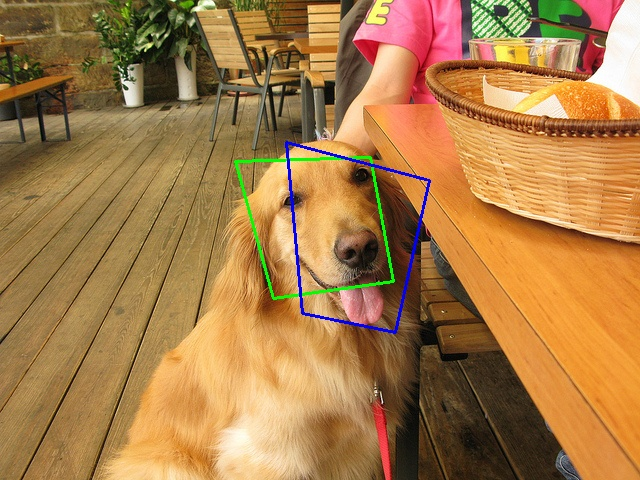
#> input picture Phase2/Data/Results/supervised.jpg, 640 x 480 px, given in place of 1.jpg, which was not available
$ python Wrapper.py
#> lines starting #> are read from the running program, lines starting #| are printed output that depends on the picture; pictures that were not available may be replaced by others from this repository, and a replacement may not be noted
#!/usr/bin/evn python

"""
RBE/CS Fall 2022: Classical and Deep Learning Approaches for
Geometric Computer Vision
Project 1: MyAutoPano: Phase 2 Starter Code


Author(s):
Lening Li (lli4@wpi.edu)
Teaching Assistant in Robotics Engineering,
Worcester Polytechnic Institute
"""

import copy
import argparse
import numpy as np
import cv2


class ANMS:
    def __init__(self, N):
        self.N_points = N

    def ANMS(self, total_corners):
        best_corners = list()
        values = list()


        for i in range(len(total_corners)):
            if i == 0:
                best_corners.append([total_corners[i][0][0], total_corners[i][0][1]])
                continue
            Euclidean_Distance = total_corners[:i] - total_corners[i][0]     # since all above it have strong corner response value
            Euclidean_Distance = Euclidean_Distance**2
            Euclidean_Distance = np.sum(Euclidean_Distance, axis=2)
            minimum_Euclidean_Distance= min(Euclidean_Distance)
            index = np.where(minimum_Euclidean_Distance==Euclidean_Distance)
            if [total_corners[index[0][0]][0][0], total_corners[index[0][0]][0][1]] in best_corners:
                continue
            best_corners.append([int(total_corners[index[0][0]][0][0]), int(total_corners[index[0][0]][0][1])])
            values.append(minimum_Euclidean_Distance[0])
        values = np.array(values)
        index = np.argsort(values)
        best_corners = np.array(best_corners)
        best_corners = best_corners[index]
        return best_corners[:self.N_points]

class Feature_Descriptor:
    def __init__(self, Patch_Size=40):
        self.Patch_Size = Patch_Size

    def Feature_Descriptors(self, image, corner_points, variable, SAVE_IMAFE_AS):

        Total_features = list()
        total_corners_of_patch = 1
        for item in corner_points:
            bottom_y, bottom_x = (0,0)
            bottomy = item[1]-int(20)
            if bottomy < 0:
                bottomy = item[1] + abs(bottomy) - int(20)
                bottom_y = abs(item[1]-int(20))

            uppery = item[1]+int(20) + bottom_y
            if uppery > image.shape[0]:
                diff = uppery - image.shape[0]
                uppery = item[1] - diff + int(20)
                bottomy = bottomy - diff

            lowerx = item[0]-int(20)
            if lowerx < 0:
                lowerx = item[0] + abs(lowerx) - int(20)
                bottom_x = abs(item[0]-int(20))
            upperx = item[0]+int(20)  + bottom_x
            if upperx > image.shape[1]:
                diff = upperx - image.shape[1]
                upperx = item[0] - diff + int(20)
                lowerx = lowerx - diff

            #Applying the patch around the points
            img_patch = image[bottomy:uppery, lowerx:upperx]
            #applyting gaussian blur
            gaussian_blur = cv2.GaussianBlur(img_patch, (3,3),0)
            feat_desc = cv2.resize(gaussian_blur, (8,8), interpolation = cv2.INTER_CUBIC)
            #resizing the blurred output to 8x8 using cv2.resize
            if total_corners_of_patch < 5 and SAVE_IMAFE_AS:
                cv2.imwrite("results/FeatureDescriptor/FD%s%s.png"%(variable, total_corners_of_patch), feat_desc)
            feat_desc = np.reshape(feat_desc, (feat_desc.shape[0]*feat_desc.shape[1]))
            mean = np.sum(feat_desc)/feat_desc.shape[0]
            std = ((1/feat_desc.shape[0])*(np.sum((feat_desc-mean)**2)))**(1/2)
            #applying the standardization
            feat_desc = (feat_desc - (mean))/std
            Total_features.append(feat_desc)
            total_corners_of_patch = total_corners_of_patch + 1
        return Total_features

    # [26 lines of commented-out code are left out]

    # [6 lines left out: function distance, not called in this run]


    def matchFeatures(self, descriptor_1, descriptor_2):
        matched_pairs = list()
        descriptor_1 = np.array(descriptor_1, dtype=np.int64)
        descriptor_2 = np.array(descriptor_2, dtype=np.int64)
        for i in range(len(descriptor_1)):
            SSD = descriptor_2 - np.reshape(descriptor_1[i], (1,descriptor_1.shape[1]))
            SSD = SSD**2
            SSD = np.sum(SSD, axis = 1)

            minSSD = np.min(SSD)
            if minSSD > 15:
                continue
            index = np.where(SSD==minSSD)
            matched_pairs.append([i,index[0][0]])


        threshold_ratio = len(matched_pairs)/len(descriptor_1)
        return matched_pairs


    # [37 lines of commented-out code are left out]


    def draw_features(self, feature_points_1, img1, feature_points_2, img2, matched_pairs, variable, SAVE_IMAFE_AS):
        MAXIMUM_HEIGHT_OF_IMAGE = np.max([img1.shape[0], img2.shape[0]])
        img_1 = np.zeros((MAXIMUM_HEIGHT_OF_IMAGE,img1.shape[1],img1.shape[2]),dtype=np.uint8)
        img_2 = np.zeros((MAXIMUM_HEIGHT_OF_IMAGE,img2.shape[1],img1.shape[2]),dtype=np.uint8)
        img_1[:img1.shape[0],:img1.shape[1]] = img1
        img_2[:img2.shape[0],:img2.shape[1]] = img2
        joint_imgs = np.concatenate((img_1, img_2), axis=1)
        for i in range(len(matched_pairs)):
            start = (feature_points_1[matched_pairs[i][0]][0], feature_points_1[matched_pairs[i][0]][1])
            end = (feature_points_2[matched_pairs[i][1]][0]+img1.shape[1], feature_points_2[matched_pairs[i][1]][1])
            cv2.line(joint_imgs, start, end, (0,0,255), 1)
        cv2.imshow("Feature_Matching",joint_imgs)
        if SAVE_IMAFE_AS:
            cv2.imwrite("results/MatchingOutput/matching%s.png"%(variable), joint_imgs)
        cv2.waitKey(1)
        return

    # [14 lines of commented-out code are left out]

class RANSAC:

    def SSD(self, pts1, pts2):
        #Assume pts1 and pts2 are lists of matching points of the same size
        SSD = np.square(pts1 - pts2)
        SSD = np.sum(SSD, axis=1)
        inlier = np.where(SSD < 2)
        return inlier

        # [6 lines of commented-out code are left out]


    def Random_Sampling_Consensus(self, points1, points2, matching_pairs, n_iterations = 15000):
        #converting matching_pairs to array/matrix form
        matching_pairs = np.array(matching_pairs)
        value = 0
        best_inliers = None
        #index = np.arange(matching_pairs.shape[0])
        left_side_points = points1[matching_pairs[:,0]]
        right_side_points = points2[matching_pairs[:,1]]


        while True:
            value = 0
            while n_iterations > value:
                #Randomly selecting four points from the set
                rand_pair_dxs = np.random.choice(len(matching_pairs), size=4, replace=False)
                #calculating Homography using the randomly selected points
                first_point = left_side_points[rand_pair_dxs]
                second_point = right_side_points[rand_pair_dxs]

                #here we apply get perspective transform where we get an output of 3x3 matrix

                H = cv2.getPerspectiveTransform(np.float32(first_point), np.float32(second_point))
                points_before = np.concatenate((left_side_points, np.ones((left_side_points.shape[0],1))), axis = 1)
                points_after = np.dot(H, points_before.T)
                points_after[-1,:] = points_after[-1,:]+0.0001
                points_after = points_after/(points_after[-1,:])
                points_after = points_after.T

                #Finding the inliners between right side points and points with different perspective after applying Perspective Transform

                inliers = self.SSD(right_side_points, points_after[:,:2])
                number_of_inliers = len(inliers[0])
                if best_inliers == None or best_inliers < number_of_inliers:
                    best_inliers = number_of_inliers

                    best_points1 = left_side_points[inliers]
                    best_points2 = right_side_points[inliers]
                    H_best = H
                value = value + 1


            if best_inliers > 6:
                break
        return best_points1, best_points2, H_best, best_inliers

    def draw_features(self, feature_points_1, img1, feature_points_2, img2, variable, SAVE_IMAFE_AS):
        max_height = np.max([img1.shape[0], img2.shape[0]])
        img_1 = np.zeros((max_height,img1.shape[1],img1.shape[2]),dtype=np.uint8)
        img_2 = np.zeros((max_height,img2.shape[1],img1.shape[2]),dtype=np.uint8)
        img_1[:img1.shape[0],:img1.shape[1]] = img1
        img_2[:img2.shape[0],:img2.shape[1]] = img2
        joint_imgs = np.concatenate((img_1, img_2), axis=1)

        for i in range(len(feature_points_1)):
            beginning_point = (feature_points_1[i,0], feature_points_1[i,1])
            end_point = (feature_points_2[i,0]+img1.shape[1], feature_points_2[i,1])
            cv2.line(joint_imgs, beginning_point, end_point, (0,0,255), 1)
        cv2.imshow("RANSAC",joint_imgs)
        if SAVE_IMAFE_AS:
            cv2.imwrite("results/RansacOutput/RANSACmatching%s.png"%(variable), joint_imgs)
        cv2.waitKey(1)
        return

    def Find_Homography(self, src_points, dst_points):
        X = np.zeros((2*len(src_points),9))
        i = 0
        for x in range(len(X)):
            if x%2 == 0:
                X[x,:] = [src_points[i][0], src_points[i][1], 1, 0, 0, 0, -(dst_points[i][0] * src_points[i][0]), -(dst_points[i][0] * src_points[i][1]), -dst_points[i][0]]
            else:
                X[x,:] = [0, 0, 0, src_points[i][0], src_points[i][1], 1, -(dst_points[i][1] * src_points[i][0]), -(dst_points[i][1] * src_points[i][1]), -dst_points[i][1]]
                i += 1

        #here we have U and V as unitary and S as a rectangular diagonal matrix containing the singular values of the matrix
        U, S, V = np.linalg.svd(X)
        Vt = V.T
        h = Vt[:,8]/Vt[8][8]
        H = np.reshape(h, (3,3))
        return H

class Blending_images:
    def __init__(self,number_of_images_to_blend):
        self.num = number_of_images_to_blend

    def New_Dimension(self, other_img, H):
        new_point = np.array([[0,0,1],[0,other_img.shape[0],1],[other_img.shape[1],other_img.shape[0],1],[other_img.shape[1],0,1]])
        #calculating the border value or end value
        end_value = np.dot(H, new_point.T)
        end_value = end_value/end_value[-1]
       #calculating the minimum and maximum values of row
        row_minimum = np.min(end_value[1,:])
        row_maximum = np.max(end_value[1,:])
        #calculating the minimum and maximum values of column
        column_minimum = np.min(end_value[0,:])
        column_maximum = np.max(end_value[0,:])

        if column_minimum < 0:
            new_width_of_image = round(column_maximum - column_minimum)
        else:

            new_width_of_image = round(column_maximum - column_minimum)

        if row_minimum < 0:
            new_height_of_image = round(row_maximum - row_minimum)
        else:
            # new_height = round(row_max)
            new_height_of_image = round(row_maximum - row_minimum)
        calculating_shift = np.array([[1,0,-column_minimum],[0,1,-row_minimum],[0,0,1]])
        H = np.dot(calculating_shift, H)
        return new_height_of_image, new_width_of_image, H

    def Calculate_Translation(self, points1, points2, H):
        #converting both points to array/matrix format
        points1 = np.array(points1)

        points2 = np.array(points2)
        #suppose here we take four points from both sides each
        input = np.ones((points2.shape[0],1))
        #here we get 4x1 matrix
        points = np.concatenate((points2,input), axis=1)
        #further we get 4x3 matrix
        point = points.T
        #after applying transformation we get 3x4 matrix
        point_after_transformation = np.dot(H,point)
        # here dimensions of transformed point are 3x4
        point_after_transformation = point_after_transformation/point_after_transformation[-1]
        #outcome of the matrix after this operation is 3x4 matrix

        points1 = points1.T
        #here after transformation we get matrix shape as 2x4

        translations = points1 - point_after_transformation[:2]
        translations = translations.T
        #here after transformation we get 4x2 matrix

        sum_of_translations = np.sum(translations, axis=0)
        mean_of_translation = sum_of_translations/translations.shape[0]
        Final_translation = np.array([[mean_of_translation[0]],[mean_of_translation[1]]])
        #here finally we get shape of 2x1 for translation
        return Final_translation, point_after_transformation

    #stitching first part to second part
    def stitch_the_images(self, stitch_first_part, to_second_part, point_after_transformation):
        later_shape = to_second_part.shape
        previous_shape = stitch_first_part.shape
        #converting both later_shape and previous_shape to array/matrix form
        shape_of_img = np.array([later_shape,previous_shape])
        create_panorama = np.zeros((np.max(shape_of_img[:,0]), np.max(shape_of_img[:,1]),3), dtype=np.uint8)
        create_panorama[:later_shape[0],:later_shape[1]] = to_second_part
        index = np.where(stitch_first_part>0)
        create_panorama[index[:2]] = stitch_first_part[index[:2]]
        return create_panorama


    def warp_and_stitch_points(self, img1, img1_points, img2, img2_points, H):
        #finding the multiplicative inverse of the matrix
        H = np.linalg.inv(H)
        new_height_of_image, new_width_of_image, H = self.New_Dimension(img2, H)
        stitch_first_part = cv2.warpPerspective(img2, H, (new_width_of_image,new_height_of_image))

        translation, point_after_transformation = self.Calculate_Translation(img1_points, img2_points, H)

        if translation[0,0] < 0 and translation[1,0] < 0:
            Calculating_translation = np.float32([[1,0,np.absolute(round(translation[0,0]))],[0,1,np.absolute(round(translation[1,0]))]])
            new_shape = (np.absolute(round(translation[0,0]))+img1.shape[1], np.absolute(round(translation[1,0]))+img1.shape[0])
            img1 = cv2.warpAffine(img1, Calculating_translation, new_shape)
            # panorama = self.stitch(stitch_this, img, point_after_transformation)
            final_panorama = self.stitch_the_images(img1, stitch_first_part, point_after_transformation)
        elif translation[0,0] < 0 and translation[1,0] > 0:
            Calculating_translation = np.float32([[1,0,np.absolute(round(translation[0,0]))],[0,1,0]])
            new_shape = (np.absolute(round(translation[0,0]))+img1.shape[1], img1.shape[0])
            img1 = cv2.warpAffine(img1, Calculating_translation, new_shape)

            Calculating_translation = np.float32([[1,0,0],[0,1,np.absolute(round(translation[1,0]))]])
            new_shape = (stitch_first_part.shape[1], np.absolute(round(translation[1,0]))+stitch_first_part.shape[0])
            stitch_first_part = cv2.warpAffine(stitch_first_part, Calculating_translation, new_shape)
            final_panorama = self.stitch_the_images(img1, stitch_first_part, point_after_transformation)
        elif translation[0,0] > 0 and translation[1,0] < 0:
            Calculating_translation = np.float32([[1,0,np.absolute(round(translation[0,0]))],[0,1,0]])
            new_shape = (np.absolute(round(translation[0,0]))+stitch_first_part.shape[1], stitch_first_part.shape[0])
            stitch_first_part = cv2.warpAffine(stitch_first_part, Calculating_translation, new_shape)

            Calculating_translation = np.float32([[1,0,0],[0,1,np.absolute(round(translation[1,0]))]])
            new_shape = (img1.shape[1], np.absolute(round(translation[1,0]))+img1.shape[0])
            img1 = cv2.warpAffine(img1, Calculating_translation, new_shape)
            final_panorama = self.stitch_the_images(img1, stitch_first_part, point_after_transformation)
        else:
            Calculating_translation = np.float32([[1,0,round(translation[0,0])],[0,1,round(translation[1,0])]])
            new_shape = (np.absolute(round(translation[0,0]))+stitch_first_part.shape[1], abs(round(translation[1,0]))+stitch_first_part.shape[0])
            stitch_first_part = cv2.warpAffine(stitch_first_part, Calculating_translation, new_shape)
            final_panorama = self.stitch_the_images(img1, stitch_first_part, point_after_transformation)

        cv2.imshow("panorama", final_panorama)
        cv2.waitKey(1)

        return final_panorama


def main():
#Accept arguments from command line

    Parser = argparse.ArgumentParser()
    Parser.add_argument('--path', type=str, default='Train/Set1',
                        help='Source Image Path for Training')
    Parser.add_argument('--save', type=bool, default=True,
                        help='Flag to save the image')

    #Process the path values

    Args = Parser.parse_args()
    path = Args.path
    variable = path.split('/')
    variable = variable[1]
    SAVE_IMAFE_AS = Args.save
    """
    Read a set of images for Panorama stitching
    """

    Total_Input_Images = 0

    x = 1

    Images_as_input = list()
    while True:
       #Read all the source images from the example Data/Train/Set1
        img = cv2.imread("../Data/%s/%s.jpg"%(path,x))
#> img is the input picture: shape (480, 640, 3); mean B, G, R 72.6, 124.4, 167.7
        x = x + 1
        try:
            image_shape = img.shape
            Images_as_input.append(img)
            Total_Input_Images += 1
        except:
            break

    #keeping the following condition, if we are provided with more then 4 images to stitch
    div_factor = Total_Input_Images
    if Total_Input_Images > 5:
        div_factor = Total_Input_Images - 5

    #changing the size of image

    proportional_ratio = Images_as_input[0].shape[0]/Images_as_input[0].shape[1]
    w_scaling = 1280/(div_factor*Images_as_input[0].shape[1])
    w = int(Images_as_input[0].shape[1]*w_scaling)
    h = int(proportional_ratio*w)

    #resizing the image size for the final outcomes
    images = []
    for i in Images_as_input:
        resize_image = cv2.resize(i, (w, h))
        images.append(resize_image)
#> this loop made 2 passes
#> after the loop, images = 2 items
    """
    Corner Detection
    Save Corner detection output as corners.png
    """
    def create_Panorama(Total_Input_Images):
        gray_image = []
        for i in Total_Input_Images:
            gray_img = cv2.cvtColor(i, cv2.COLOR_BGR2GRAY)
            gray_image.append(gray_img)

        print("Begin corner detection using SHi-Tomasi method.")

        corners = []
        for i in gray_image:
            finding_total_corners = cv2.goodFeaturesToTrack(i, 10000, 0.001, 6)

            corners.append(finding_total_corners)

        corners = [np.intp(i) for i in corners]

        Total_corners = copy.deepcopy(Total_Input_Images)
        for i in range(len(Total_corners)):
            img = Total_corners[i]
            Circle_corners = corners[i]
            for i in Circle_corners:
                x, y = i.ravel()
                cv2.circle(img, (x,y), 3, (0, 0,255), -1)

        if SAVE_IMAFE_AS:
            for i in range(len(Total_corners)):
                cv2.imwrite("results/Corners/corners%s%s.png"%(variable,i+1), Total_corners[i])

        """
        Perform ANMS: Adaptive Non-Maximal Suppression
        Save ANMS output as anms.png
        """
        images_anms = copy.deepcopy(Total_Input_Images)
        apply_anms = ANMS(1100)

        N_best_points = list()
        for i in range(len(images_anms)):
            N_best_points.append(apply_anms.ANMS(corners[i]))

        for i in range(len(N_best_points)):
            for j in N_best_points[i]:
                cv2.circle(images_anms[i], (j[0],j[1]), 3, (0, 0, 255), -1)


        cv2.imshow("ANMS",images_anms[0])
        cv2.imshow("ANMS__",images_anms[1])
        cv2.waitKey(1)
        if SAVE_IMAFE_AS:
            for i in range(len(images_anms)):
                cv2.imwrite("results/ANMS/anms%s%s.png"%(variable,i+1), images_anms[i])

        """
        Feature Descriptors
        Save Feature Descriptor output as FD.png
        """
        total_descriptors = list()
        features = Feature_Descriptor()
        for i in range(len(gray_image)):
            total_descriptors.append(features.Feature_Descriptors(gray_image[i], N_best_points[i], variable, SAVE_IMAFE_AS))

        """
        Feature Matching
        Save Feature Matching output as matching.png
        """
        match_pairs = list()
        for i in range(len(total_descriptors)-1):
            match_pairs.append(features.matchFeatures(total_descriptors[i], total_descriptors[i+1]))

        for i in range(len(match_pairs)):
            features.draw_features(N_best_points[i], Total_Input_Images[i], N_best_points[i+1], Total_Input_Images[i+1], match_pairs[i], variable, SAVE_IMAFE_AS)

        """
        Refine: RANSAC, Estimate Homography
        """
        ransac_refine = RANSAC()
        best_points_1, best_points_2, best_Homography, inliers = ransac_refine.Random_Sampling_Consensus(N_best_points[0], N_best_points[1], match_pairs[0])
        autopano = Total_Input_Images[0]
        if inliers >= 6:
            ransac_refine.draw_features(best_points_1, Total_Input_Images[0], best_points_2, Total_Input_Images[1], variable, SAVE_IMAFE_AS)
            H = ransac_refine.Find_Homography(best_points_1, best_points_2)

            """
            Image Warping + Blending
            Save Panorama output as mypano.png
            """
            Blending_of_images = Blending_images(1)
            autopano = Blending_of_images.warp_and_stitch_points(Total_Input_Images[0], best_points_1, Total_Input_Images[1], best_points_2, H)

        return autopano

      # Below is the logic to start from center and stitch either side of processed images
    if Total_Input_Images%2 == 0:
        _index_value = int(len(images)/2)-1
    else:
        _index_value = int((len(images)/2))
    img_ = [images[_index_value], images[_index_value-1]]

    count = 1
    for i in range(1,len(images)):
        autopano = create_Panorama(img_)
        if SAVE_IMAFE_AS:
            cv2.imwrite("results/Panoramas/mypano%s.png"%(variable), autopano)

        if i%2 == 0:
            img_ = [autopano, images[_index_value - count]]
        else:
            img_ = [autopano, images[_index_value + count]]
            count = count + 1
#> this loop made 1 pass
#> inliers in create_Panorama on pass 1: 1093
#> (printed output is left out)
#> pass 1, in create_Panorama, `cv2.imwrite("results/Corners/corners%s%s.png"%(variable,i+1), Total_co..`:
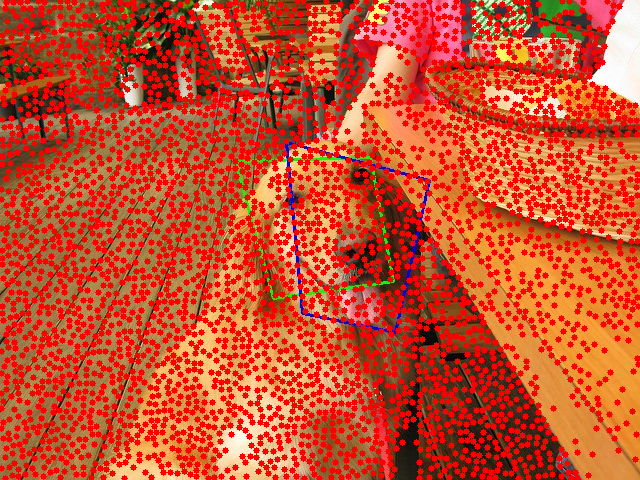
#> saved as cornersSet11.png: shape (480, 640, 3); mean B, G, R 45.9, 78.6, 202.7
#> pass 1, in create_Panorama, `cv2.imshow("ANMS",images_anms[0])`:
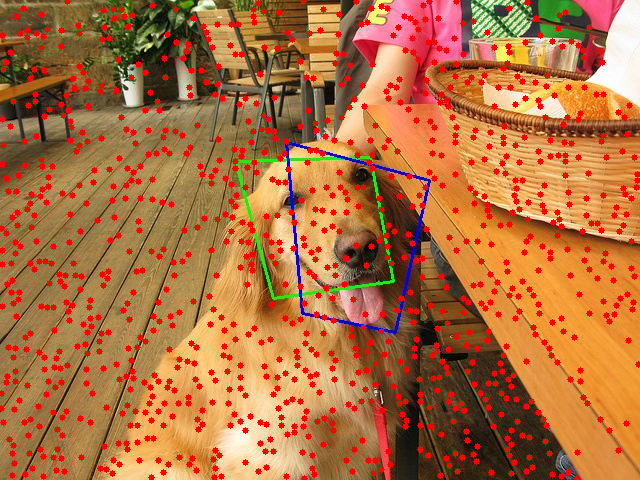
#> window 'ANMS': shape (480, 640, 3); mean B, G, R 65.2, 111.7, 177
#> pass 1, in draw_features, `joint_imgs = np.concatenate((img_1, img_2), axis=1)`:
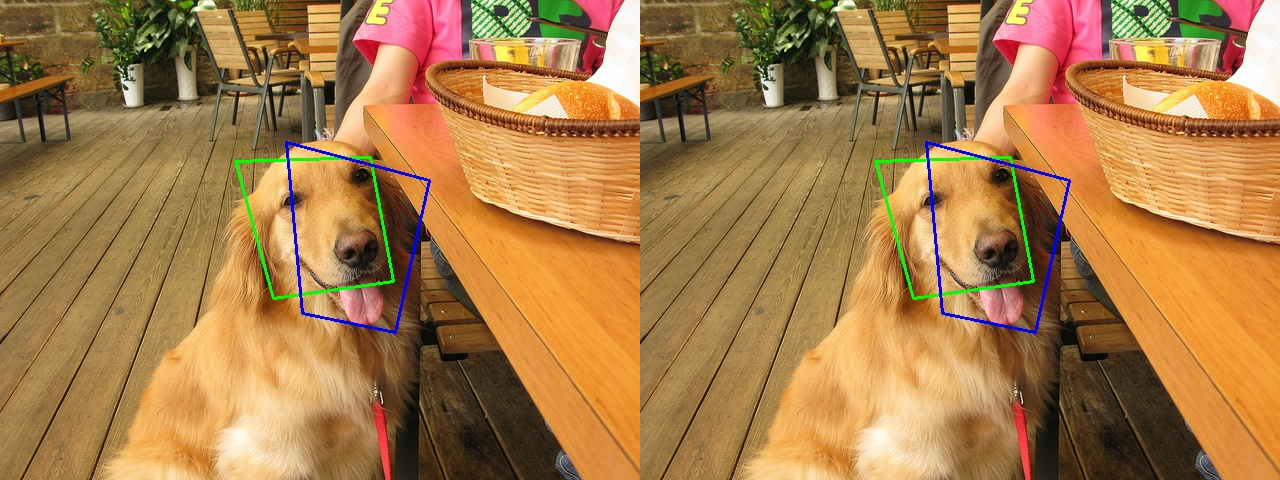
#> joint_imgs: shape (480, 1280, 3); mean of channels 0, 1, 2 72.6, 124.4, 167.7; drawn as B, G, R
#> after the loop, count = 2
    autopano = cv2.resize(autopano, (800,800))
#> (the rest of the program and of its run is left out)
